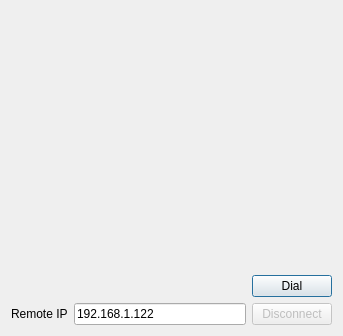
<?xml version="1.0" encoding="UTF-8"?>
<ui version="4.0">
 <class>Dialog</class>
 <widget class="QDialog" name="Dialog">
  <property name="geometry">
   <rect>
    <x>0</x>
    <y>0</y>
    <width>343</width>
    <height>336</height>
   </rect>
  </property>
  <property name="windowTitle">
   <string>Dialog</string>
  </property>
  <property name="modal">
   <bool>false</bool>
  </property>
  <layout class="QGridLayout" name="gridLayout_2">
   <item row="0" column="0">
    <widget class="QLabel" name="label_video">
     <property name="minimumSize">
      <size>
       <width>320</width>
       <height>240</height>
      </size>
     </property>
     <property name="text">
      <string/>
     </property>
    </widget>
   </item>
   <item row="1" column="0">
    <layout class="QHBoxLayout" name="horizontalLayout">
     <item>
      <layout class="QGridLayout" name="gridLayout">
       <item row="0" column="0" colspan="2">
        <widget class="QLabel" name="status">
         <property name="text">
          <string/>
         </property>
        </widget>
       </item>
       <item row="1" column="0">
        <widget class="QLabel" name="label_2">
         <property name="text">
          <string>Remote IP</string>
         </property>
        </widget>
       </item>
       <item row="1" column="1">
        <widget class="QLineEdit" name="remote_ip">
         <property name="text">
          <string>192.168.1.122</string>
         </property>
        </widget>
       </item>
      </layout>
     </item>
     <item>
      <layout class="QVBoxLayout" name="verticalLayout">
       <item>
        <widget class="QPushButton" name="btn_dial">
         <property name="text">
          <string>Dial</string>
         </property>
        </widget>
       </item>
       <item>
        <widget class="QPushButton" name="btn_disconnect">
         <property name="enabled">
          <bool>false</bool>
         </property>
         <property name="text">
          <string>Disconnect</string>
         </property>
        </widget>
       </item>
      </layout>
     </item>
    </layout>
   </item>
  </layout>
 </widget>
 <resources/>
 <connections/>
</ui>
